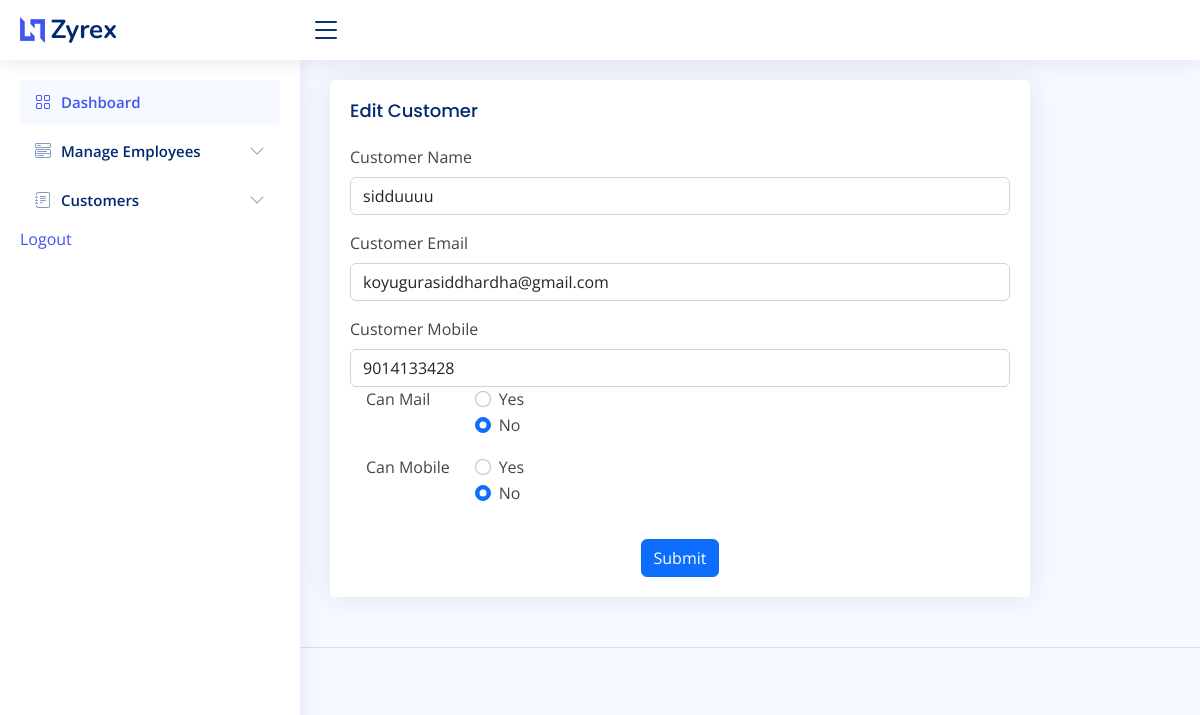
/edit-customer/1 (signed in), run on an earlier commit of the app's database.
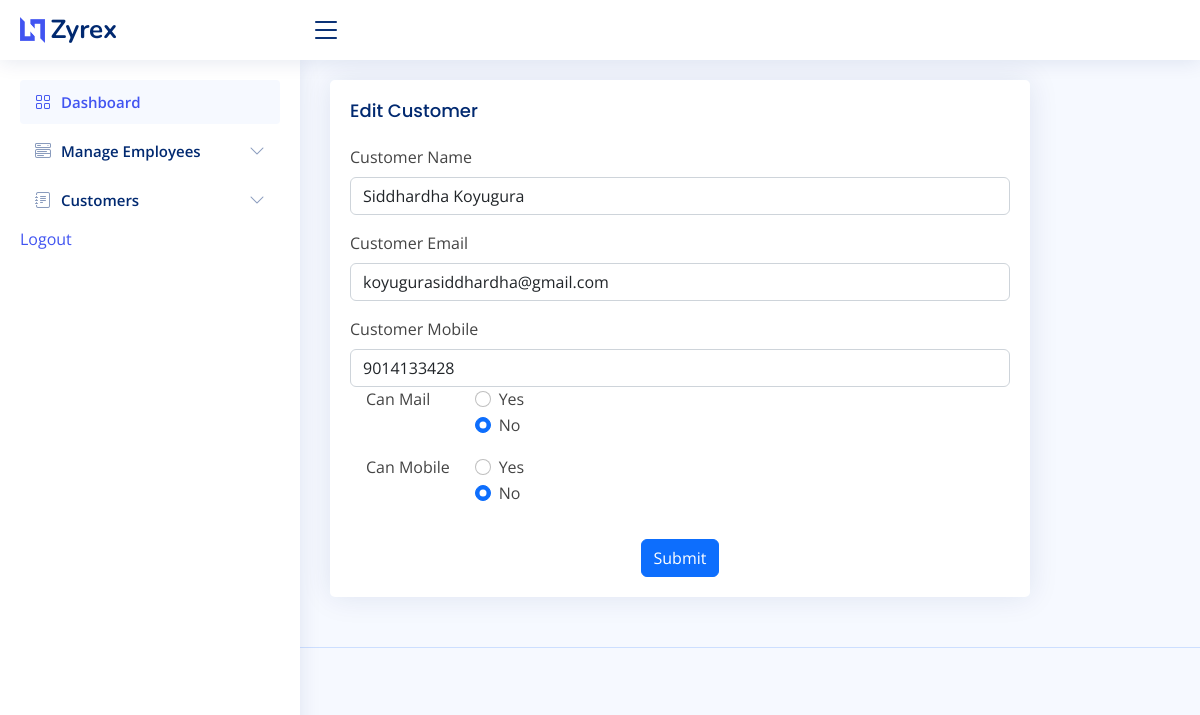
And on a later commit of the database.
### app.py (models this page shows)
class Customer(db.Model):
    __tablename__ = "customers"
    id = db.Column(db.Integer, primary_key = True)
    company = db.Column(db.Text, nullable=False)
    name = db.Column(db.Text, nullable = False)
    mobile = db.Column(db.Integer, nullable = False)
    email = db.Column(db.Text, nullable= False)
    can_email= db.Column(db.Integer, nullable=False)
    can_mobile= db.Column(db.Integer, nullable=False)

### app.py (the view, shortened to what this page needs)
@app.route("/edit-customer/<int:id>", methods=["GET", "POST"])
@login_required
def edit_customer(id):
    customer = db.session.get(Customer, id)
    return render_template("edit-customers.html", customer=customer, is_admin=is_admin())

### app.py (called while the page is built)
def is_admin():
    if current_user.is_admin == 0:
        return False
    else:
        return True

@login_manager.user_loader
def load_user(user_id):
    return Employee.query.get(user_id)

### templates/edit-customers.html
{% include "header.html" %}
<main id="main" class="main">
    <div class="card col-10">
        <div class="card-body ">
        <h5 class="card-title">Edit Customer</h5>
        <form class="row g-3 justify-content-center" action="{{ url_for('edit_customer', id=customer.id) }}" method="post">
            <div class="col-12">
            <label for="inputNanme4" class="form-label">Customer Name</label>
            <input type="text" name="name" value="{{ customer.name }}" class="form-control" id="inputNanme4">
            </div>
            <div class="col-12">
            <label for="inputEmail4" class="form-label">Customer Email</label>
            <input type="email" name="email" value="{{ customer.email }}" class="form-control" id="inputEmail4">
            </div>
            <div class="col-12">
                <label for="inputNanme4" class="form-label">Customer Mobile</label>
                <input type="text" name="mobile" value="{{ customer.mobile }}" class="form-control" id="inputNanme4">
                </div>
            <br>
            <fieldset class="row mb-3">
                <legend class="col-form-label col-sm-2 pt-0">Can Mail</legend>
                <div class="col-sm-10">
                  <div class="form-check">
                    <input class="form-check-input" type="radio" name="canMail" id="gridRadios1" value="1" >
                    <label class="form-check-label" for="gridRadios1">
                      Yes
                    </label>
                  </div>
                  <div class="form-check">
                    <input class="form-check-input" type="radio" name="canMail" id="gridRadios2" value="0" checked>
                    <label class="form-check-label" for="gridRadios2">
                      No
                    </label>
                  </div>
                </div>
            </fieldset>
            <fieldset class="row mb-3">
                <legend class="col-form-label col-sm-2 pt-0">Can Mobile</legend>
                <div class="col-sm-10">
                  <div class="form-check">
                    <input class="form-check-input" type="radio" name="canMobile" id="gridRadios1" value="1" >
                    <label class="form-check-label" for="gridRadios1">
                      Yes
                    </label>
                  </div>
                  <div class="form-check">
                    <input class="form-check-input" type="radio" name="canMobile" id="gridRadios2" value="0" checked>
                    <label class="form-check-label" for="gridRadios2">
                      No
                    </label>
                  </div>
                </div>
            </fieldset>
            <div class="text-center">
            <button type="submit" class="btn btn-primary">Submit</button>
            </div>
        </form>
        </div>
    </div>
</main>
{% include "footer.html" %}

What changed in the data, as far as the page shows it:
changed Customer "koyugurasiddhardha@gmail.com": name "sidduuuu" → "Siddhardha Koyugura"
